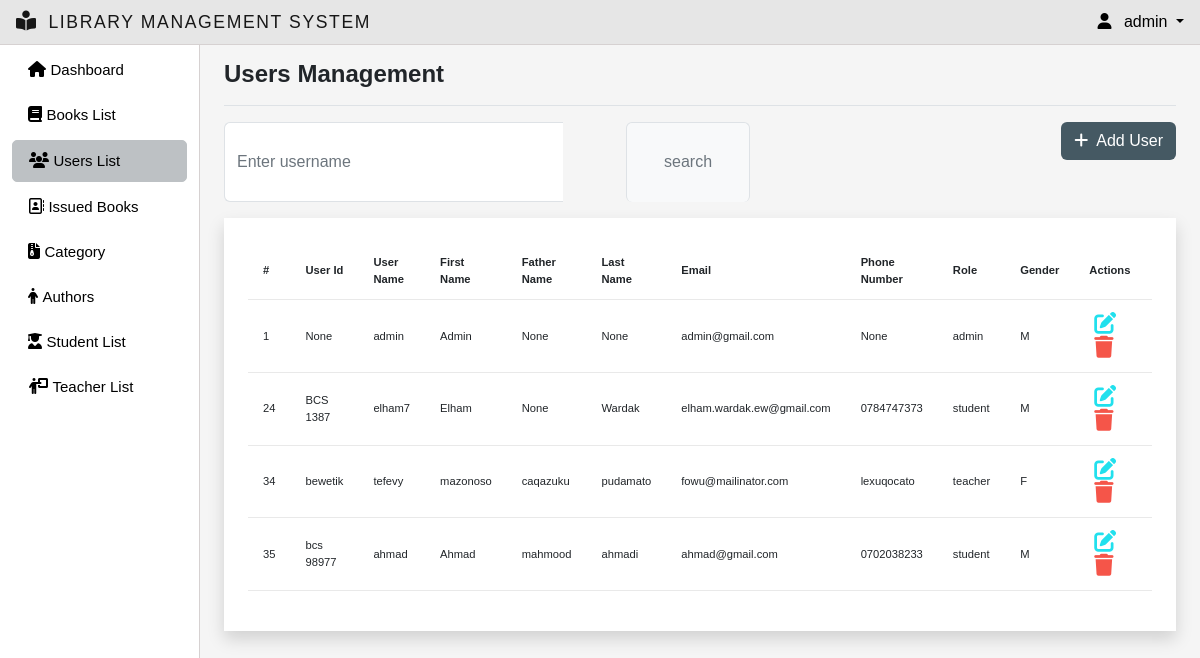
Screenshot of /users-management/ (signed in) with the database file from the repository.
### myapp/models.py (models this page shows)
class CustomUser(AbstractUser):
    email = models.EmailField(max_length=255, unique=True)
    username = models.CharField(max_length=50, unique=True)
    first_name = models.CharField(null=True, blank=True, max_length=100)
    father_name= models.CharField(null=True, blank=True, max_length=100)
    last_name = models.CharField(null=True, blank=True, max_length=100)
    phone_number = models.CharField(null=True,blank=True, max_length=20)
    user_id = models.CharField(max_length=50,null=True,blank=True)
    group = models.ForeignKey(Group, on_delete=models.CASCADE, default=2)
    gender = models.CharField(max_length=1,choices=GENDER_CHOICES,null=True,blank=True)
    USERNAME_FIELD = 'email'
    EMAIL_FIELD = 'email'
    REQUIRED_FIELDS = []
    objects = CutomUserManager()

### myapp/decorators.py (the view)
        def wrapper_func(request, *args, **kwargs):
            group = None
            if request.user.group:
                group = request.user.group.name
            if group in allowed_roles:
                return view_func(request, *args, **kwargs)
            else:
                return HttpResponse('Your are not authorized to view this page!')

### myapp/utils.py (called while the page is built)
def searchuser(request):
    search_user = ''
    if request.GET.get('search_user'):
        search_user = request.GET.get('search_user')
    user = CustomUser.objects.filter(Q(username__icontains=search_user) |
                                Q(id__icontains=search_user)
                                )
    return user, search_user

def paginateUsers(request, users, results):
    page = request.GET.get('page')
    paginator = Paginator(users, results)
    try:
        user = paginator.page(page)
    except PageNotAnInteger:
        page = 1
        user = paginator.page(page)
    except EmptyPage:
        page = paginator.num_pages
        user = paginator.page(page)
    leftIndex = (int(page) - 4)
    if leftIndex < 1:
        leftIndex = 1
    rightIndex = (int(page) + 5)
    if rightIndex > paginator.num_pages:
        rightIndex = paginator.num_pages + 1
    custom_range = range(leftIndex, rightIndex)
    return custom_range, user

### myapp/views.py (called while the page is built)
@allowed_users(allowed_roles=['admin'])
@login_required(login_url='login-page')
def user_list(request):
    users, search_user = searchuser(request)
    custom_range,  users = paginateUsers(request, users, 6)
    context = {'users': users,'search_user':search_user,'custom_range':custom_range}
    return render(request, 'users_list.html', context)

### myapp/templates/users_list.html (shortened to what this page needs)
{% extends 'main.html' %}
{% block title %}Users Management{% endblock title %}
{% block content %}
<div  class="search-customization">
	<div class="mb-3 w-50">
	  <form id="searchForm" action="{% url 'users-management' %}" method="GET">
		<div class="input-group">
		  <input
			class="form-control border-end-0 border"
			type="search"
			placeholder="Enter username"
			id="example-search-input"
			name="search_user"
			value="{{search_user}}"
		  />
		  <span class="input-group-append">
			<input
			  class="btn btn-outline-secondary bg-light border-bottom-0 border ms-n5"
			  type="submit"
			  value="search"
			/>
		  </span>
		</div>
	  </form>
	</div>
  <div class="mb-3">
		<a href="{% url 'add-user' %}" class="btn" style="background-color: #455963; color: #fff;"><i class="fa-sharp fa-solid fa-plus me-2"></i>Add User</a>
	</div>
</div>
<div class="p-4 shadow bg-white">
    <table class="table table-hover table-font-size">
        <thead>
            <tr>
                <th scope="col">#</th>
                <th scope="col">User Id</th>
                <th scope="col">User Name</th>
                <th scope="col">First Name</th>
                <th scope="col">Father Name</th>
                <th scope="col">Last Name</th>
                <th scope="col">Email</th>
                <th scope="col">Phone Number</th>
                <th scope="col">Role</th>
                <th scope="col">Gender</th>
                <th>Actions</th>
            </tr>
        </thead>
        <tbody>
            {% for user in users %}
                <tr>
                    <td>{{user.id}}</td>
                    <td>{{user.user_id}}</td>
                    <td>{{user.username}}</td>
                    <td>{{user.first_name}}</td>
                    <td>{{user.father_name}}</td>
                    <td>{{user.last_name}}</td>
                    <td>{{user.email}}</td>
                    <td>{{user.phone_number}}</td>
                    <td>{{user.group}}</td>
                    <td>{{user.gender}}</td>
                    <td>
                        <a href="{% url 'update-user' user.id %}" class="edit" data-toggle="modal"><i class="fa-solid fa-pen-to-square"></i></a>
                        <a href="{% url 'delete-user' user.id %}" onclick="return confirm('Do you really want to delete this user?') ;" class="delete" id="deleteBttn" data-toggle="modal"><i class="fa-solid fa-trash"></i></a>
                    </td>
                </tr>
            {% endfor %}
        </tbody>
    </table>
</div>
<br>
{% endblock %}

### templates/navbar.html (shortened to what this page needs)
<nav class="navbar navbar-expand-lg backgroundcolor fixed-top px-3 py-1 justify-content-between">
  <a class="navbar-brand" href="{% url 'admin-page' %}">
    <i class="fa-solid fa-book-open-reader navbar-icon "></i>
    <span class="ms-2">LIBRARY MANAGEMENT SYSTEM</span>
  </a>
  <div class="dropdown">
    <a class="dropdown-toggle user-menu-item" data-bs-toggle="dropdown" aria-expanded="false">
      <i class="fa-solid fa-user me-2"></i>
      {{request.user.username}}
    </a>
  </div>
</nav>

### static/css/main.css (style rules this page uses)
body { color: #566787; background: #f5f5f5; font-family: 'Varela Round', sans-serif; }
table.table tr th, table.table tr td { border-color: #e9e9e9; padding: 12px 15px; vertical-align: middle; }
table.table tr th:last-child { width: 100px; }
table.table td:last-child i { opacity: 0.9; font-size: 22px; margin: 0 5px; }
table.table td a { font-weight: bold; color: #566787; display: inline-block; text-decoration: none; outline: none !important; }
table.table td a.edit { color: #FFC107; }
table.table td a.delete { color: #F44336; }
table.table td i { font-size: 19px; }
body { overflow-y:scroll; }
.navbar-icon { margin-top: -9px !important; font-size: 20px !important; }

### static/css/style.css (style rules this page uses)
:root { --offconvas-width: 270px; --topNavbarHeight: 56px; }
.backgroundcolor { background-color: #e6e6e6; border-bottom:1px solid #d6d1d1; }
@media screen and (min-width: 1200px) { .ms-2 { font-size: 1.1rem !important; letter-spacing: 0.1rem; } }
@media (min-width : 920px) { .navbar-brand { font-size: 0.9rem !important; } }
@media (min-width : 390px) { .navbar-brand { font-size: 1rem !important ; } }
.user-menu-item { color:#000000; text-decoration:none; cursor: pointer; }
.search-customization { display: flex; justify-content: space-between; }
.edit { color: rgb(9, 221, 236) !important; }
.table-font-size { font-size: 0.7rem !important; }
.bg-light { height: 10vh; display: flex; justify-content: center; flex-direction: column; align-items: center; width: 90%; margin-left: 4rem; }

### rows the page displays
CustomUser: user.username "admin", id "1", user_id "None", username "admin", first_name "Admin", father_name "None", last_name "None", email "admin@gmail.com", phone_number "None", group "admin", gender "M"
CustomUser: id "24", user_id "BCS 1387", username "elham7", first_name "Elham", father_name "None", last_name "Wardak", email "elham.wardak.ew@gmail.com", phone_number "0784747373", group "student", gender "M"
CustomUser: id "34", user_id "bewetik", username "tefevy", first_name "mazonoso", father_name "caqazuku", last_name "pudamato", email "fowu@mailinator.com", phone_number "lexuqocato", group "teacher", gender "F"
CustomUser: id "35", user_id "bcs 98977", username "ahmad", first_name "Ahmad", father_name "mahmood", last_name "ahmadi", email "ahmad@gmail.com", phone_number "0702038233", group "student", gender "M"
